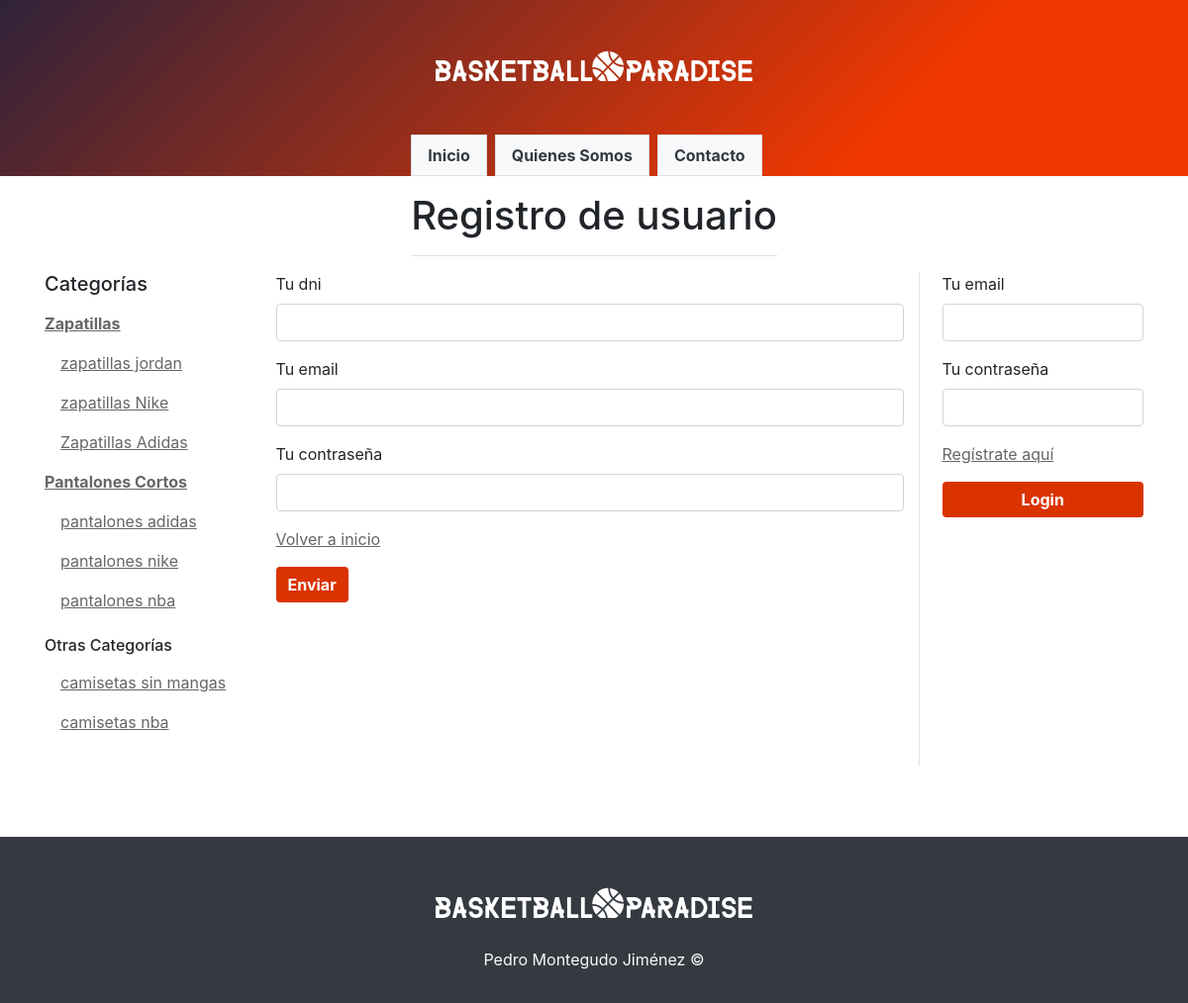
Page /registro.php on the committed database.
### tables this page shows
CREATE TABLE `categories` (
  `id` int(11) NOT NULL,
  `name` varchar(255) NOT NULL,
  `category_id` int(11) DEFAULT NULL COMMENT 'id de la categoria a la que pertenece. NULL si es categoría padre; 0 si no tiene categoría'
);

### config/db.php (called while the page is built)
<?php
function conn() {
    try {
        $db = new PDO('mysql:host=localhost;dbname='.DB_NAME, DB_USER, DB_PASS);
        $db->setAttribute(PDO::ATTR_ERRMODE, PDO::ERRMODE_EXCEPTION);
        $db->exec("SET NAMES utf8");
        return $db;
    } catch (PDOException $e) {
        echo "Error: " . $e->getMessage();
        return null;
    }
}

### models/Category.php (called while the page is built, shortened)
<?php
class Category
{
    private $id;
    private $name;
    public function getId()
    {
        return $this->id;
    }
    public function getName()
    {
        return $this->name;
    }
    private static function db()
    {
        return conn();
    }
    public static function getAll($onlyMain = false)
    {
        $sqlForMain = '';
        if($onlyMain) $sqlForMain = '  WHERE category_id IS NULL';
        try {
            $stmt = self::db()->prepare("SELECT * FROM categories $sqlForMain");
            $stmt->execute();
            $result = $stmt->fetchAll(PDO::FETCH_CLASS, "Category");
            return $result;
        } catch (Exception $e) {
            echo 'Error: ' . $e->getMessage();
        }
    }
    public static function getAllWithoutParentNotMain()
    {
        try {
            $stmt = self::db()->prepare("SELECT * FROM categories WHERE category_id = 0");
            $stmt->execute();
            $result = $stmt->fetchAll(PDO::FETCH_CLASS, "Category");
            return $result;
        } catch (Exception $e) {
            echo 'Error: ' . $e->getMessage();
        }
    }
    public function getSubcategories()
    {
        try {
            $stmt = self::db()->prepare("SELECT * FROM categories WHERE category_id = :category_id");
            $stmt->execute([':category_id' => $this->id]);
            $stmt->setFetchMode(PDO::FETCH_CLASS, "Category");
            if ($stmt->rowCount() > 0) {
                $categories = $stmt->fetchAll();
                return $categories;
            } else {
                $response = ['type' => 'error', 'message' => 'No se han encontrado datos'];
            }
        } catch (Exception $e) {
            $response =  ['type' => 'error', 'message' => 'Error: ' . $e->getMessage()];
        }
        return $response;
    }
}

### inc/layout/aside-left.php (the view)
<div class="col">
    <h5>Categorías</h5>
    <div class="mb-4">
        <?php
        $mainCategories = Category::getAll(true);
        foreach ($mainCategories as $mainCategory) : ?>
            <a class="nav-link pl-0 font-weight-bold" href="<?= RUTA_HOME ?>productos.php?c=<?= $mainCategory->getId() ?>"><?= $mainCategory->getName() ?></a>
            <?php
            $subcategories = $mainCategory->getSubcategories();
            if (!isset($subcategories['type'])) {
                foreach ($subcategories as $secondaryCategory) : ?>
                    <a class="nav-link" href="<?= RUTA_HOME ?>productos.php?c=<?= $secondaryCategory->getId() ?>"><?= $secondaryCategory->getName() ?></a>
            <?php endforeach;
            }
        endforeach;
        ?>
        <h6 class="mt-3">Otras Categorías</h6>
        <?php
        $categoriesWithoutParentNotMain = Category::getAllWithoutParentNotMain();
        foreach ($categoriesWithoutParentNotMain as $category):
            ?>
            <a class="nav-link" href="<?= RUTA_HOME ?>productos.php?c=<?= $category->getId() ?>"><?= $category->getName() ?></a>
        <?php
        endforeach;
        ?>
    </div>
</div>

### assets/css/main.css (style rules this page uses)
* { box-sizing: border-box; }
html { position: relative; }
body { min-height: 100vh; }
a { color: #666; text-decoration: underline; }

### rows in the picture
categories: name "Zapatillas"
categories: name "zapatillas jordan"
categories: name "zapatillas Nike"
categories: name "Zapatillas Adidas"
categories: name "Pantalones Cortos"
categories: name "pantalones adidas"
categories: name "pantalones nike"
categories: name "pantalones nba"
categories: name "camisetas sin mangas"
categories: name "camisetas nba"

### other values in the picture
$link['text'] "Inicio"
$link['text'] "Quienes Somos"
$link['text'] "Contacto"
$pageTitle "Registro de usuario"
